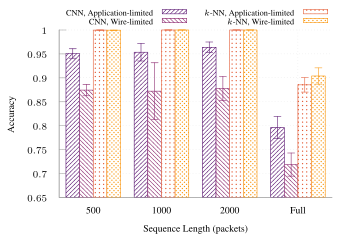

This figure's gnuplot source:
set terminal tikz standalone color size 9cm,6cm font '\scriptsize' preamble '\usepackage{microtype} \usepackage{times} \usepackage[T1]{fontenc} \usepackage{siunitx}\sisetup{detect-all}'
set output "2class-results.tex"

load "gnuplot-palettes/inferno.pal"

set style line 102 lc rgb '#a0a0a0' lt 1 lw 1
set border ls 102
set colorbox border 102
set key textcolor rgb "black"
set tics textcolor rgb "black"
set label textcolor rgb "black"

set border 3
set grid x y
set xtics nomirror
set ytics nomirror

#set key autotitle columnhead
set datafile separator ","

set xlabel "Sequence Length (packets)"
set ylabel "Accuracy"

set style fill solid border
set boxwidth 0.8
set yrange [*:1]
set xrange [0:20]

set xtics ("500" 2.5, \
	"1000" 7.5, \
	"2000" 12.5, \
	"Full" 17.5, \
	) scale 0.0

# set yrange [0.0:1.0]
set key outside top horizontal maxrows 2
set key font ",6"

# set logscale y

plot "< awk -F, '$1==500 { print $0 }' ../results/cnn-histo-2c-raw-app-results.csv" using (1.0):5:10:(1.0) with boxerrorbars fill pattern 1 ls 3 title "CNN, Application-limited",\
	"< awk -F, '$1==500 { print $0 }' ../results/cnn-histo-2c-raw-tc-results.csv" using (2.0):5:10:(1.0) with boxerrorbars fill pattern 2 ls 4 title "CNN, Wire-limited",\
	"< awk -F, '$1==500 && $2==2 { print $0 }' ../results/knn-histo-2c-raw-app-results.csv" using (3.0):3:7:(1.0) with boxerrorbars fill pattern 7 ls 6 title "$k$-NN, Application-limited",\
	"< awk -F, '$1==500 && $2==2 { print $0 }' ../results/knn-histo-2c-emergency-raw-tc-results.csv" using (4.0):3:7:(1.0) with boxerrorbars fill pattern 8 ls 7 notitle,\
	"< awk -F, '$1==1000 { print $0 }' ../results/cnn-histo-2c-raw-app-results.csv" using (6.0):5:10:(1.0) with boxerrorbars fill pattern 1 ls 3 notitle,\
	"< awk -F, '$1==1000 { print $0 }' ../results/cnn-histo-2c-raw-tc-results.csv" using (7.0):5:10:(1.0) with boxerrorbars fill pattern 2 ls 4 notitle,\
	"< awk -F, '$1==1000 && $2==2 { print $0 }' ../results/knn-histo-2c-raw-app-results.csv" using (8.0):3:7:(1.0) with boxerrorbars fill pattern 7 ls 6 notitle,\
	"< awk -F, '$1==1000 && $2==2 { print $0 }' ../results/knn-histo-2c-raw-tc-results.csv" using (9.0):3:7:(1.0) with boxerrorbars fill pattern 8 ls 7 title "$k$-NN, Wire-limited",\
	"< awk -F, '$1==2000 { print $0 }' ../results/cnn-histo-2c-raw-app-results.csv" using (11.0):5:10:(1.0) with boxerrorbars fill pattern 1 ls 3 notitle,\
	"< awk -F, '$1==2000 { print $0 }' ../results/cnn-histo-2c-raw-tc-results.csv" using (12.0):5:10:(1.0) with boxerrorbars fill pattern 2 ls 4 notitle,\
	"< awk -F, '$1==2000 && $2==2 { print $0 }' ../results/knn-histo-2c-raw-app-results.csv" using (13.0):3:7:(1.0) with boxerrorbars fill pattern 7 ls 6 notitle,\
	"< awk -F, '$1==2000 && $2==2 { print $0 }' ../results/knn-histo-2c-raw-tc-results.csv" using (14.0):3:7:(1.0) with boxerrorbars fill pattern 8 ls 7 notitle,\
	"< awk -F, '$1==\"Full\" { print $0 }' ../results/cnn-histo-full-2c-raw-app-results.csv" using (16.0):5:10:(1.0) with boxerrorbars fill pattern 1 ls 3 notitle,\
	"< awk -F, '$1==\"Full\" { print $0 }' ../results/cnn-histo-full-2c-raw-tc-results.csv" using (17.0):5:10:(1.0) with boxerrorbars fill pattern 2 ls 4 notitle,\
	"< awk -F, '$1==\"Full\" && $2==2 { print $0 }' ../results/knn-histo-2c-raw-app-results.csv" using (18.0):3:7:(1.0) with boxerrorbars fill pattern 7 ls 6 notitle,\
	"< awk -F, '$1==\"Full\" && $2==2 { print $0 }' ../results/knn-histo-2c-raw-tc-results.csv" using (19.0):3:7:(1.0) with boxerrorbars fill pattern 8 ls 7 notitle,\
